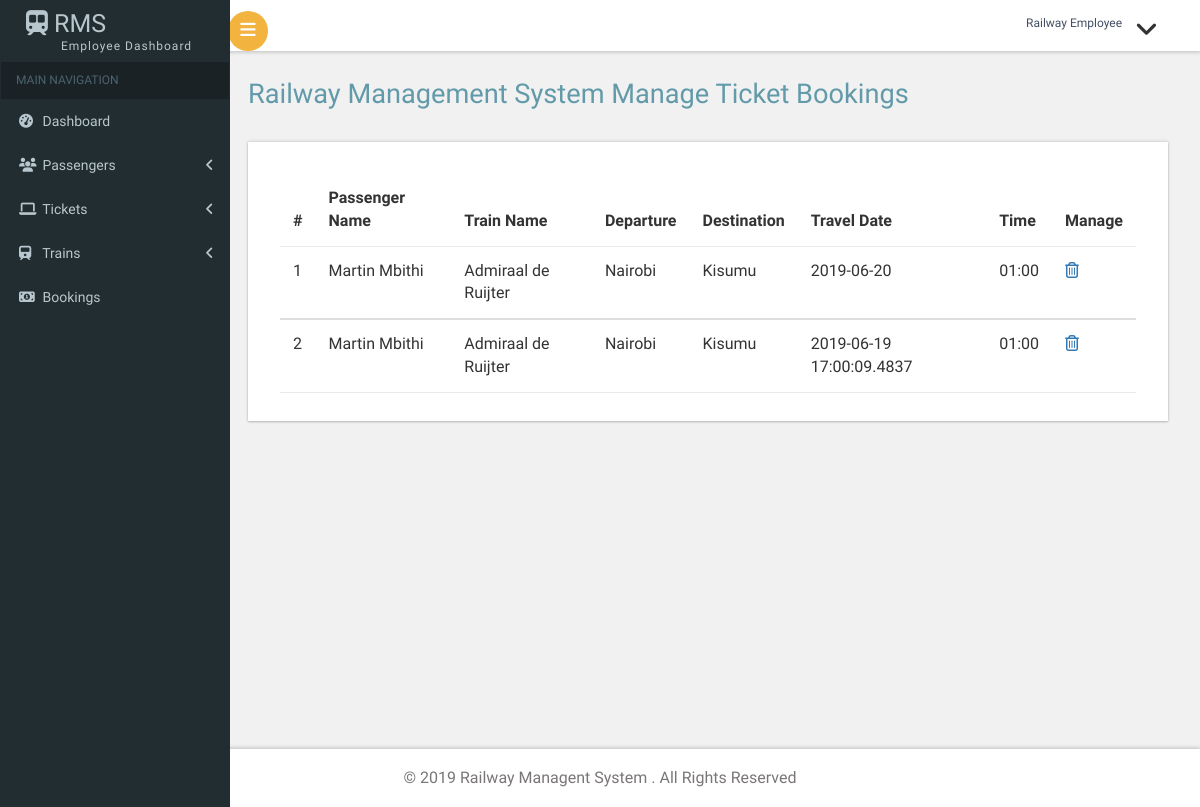
The app's page /employee/employee-manage-tickets.php with its own data.
### tables this page shows
CREATE TABLE `bookings` (
  `id` int(20) NOT NULL,
  `name` varchar(200) NOT NULL,
  `train` varchar(200) NOT NULL,
  `departure` varchar(200) NOT NULL,
  `destination` varchar(200) NOT NULL,
  `date` varchar(200) NOT NULL,
  `time` varchar(200) NOT NULL,
  `status` tinyint(1) NOT NULL
);

### employee/employee-manage-tickets.php (the view, shortened to what this page needs)
<?php
include('includes/config.php');
if(strlen($_SESSION['alogin'])==1)
	{
header('location:index.php');
}
else{
?>
<?php include("includes/header.php")?>
<body class="cbp-spmenu-push">
	<div class="main-content">
	<div class="cbp-spmenu cbp-spmenu-vertical cbp-spmenu-left" id="cbp-spmenu-s1">
		<?php include("includes/sidebar.php")?>
	</div>
		<?php include("includes/navbar.php")?>
		<div id="page-wrapper">
			<div class="main-page">
				<div class="tables">
					<h2 class="title1">Railway Management System Manage Ticket Bookings</h2>
					<div class="bs-example widget-shadow" data-example-id="contextual-table">
						<table class="table"> <thead> <tr> <th>#</th>
                         <th>Passenger Name</th>
                          <th>Train Name</th>
                          <th>Departure</th>
                          <th>Destination</th>
                          <th>Travel Date</th>
                          <th>Time</th>
                          <th>Manage</th>
                           </tr>
                            </thead>
                             <tbody>
                             <?php $sql = "SELECT * from  bookings";
$query = $dbh -> prepare($sql);
$query->execute();
$results=$query->fetchAll(PDO::FETCH_OBJ);
$cnt=1;
if($query->rowCount() > 0)
{
foreach($results as $result)
{				?>
                                            <td><?php echo htmlentities($cnt);?></td>
											<td><?php echo htmlentities($result->name);?></td>
											<td><?php echo htmlentities($result->train);?></td>
											<td><?php echo htmlentities($result->departure);?></td>
                                            <td><?php echo htmlentities($result->destination);?></td>
                                            <td><?php echo htmlentities($result->date);?></td>
                                            <td><?php echo htmlentities($result->time);?></td>
                                            <td><a href="employee-manage-tickets.php?del=<?php echo $result->id;?>" onclick="return confirm('Do You Want To Remove This Record ?');"><i class="fa fa-trash-o"></i></a></td>
                         </tbody>
                         <?php $cnt=$cnt+1; }} ?>
                         </table>
					</div>
				</div>
			</div>
		</div>
		<?php include("includes/footer.php")?>
</body>
</html>
<?}?>

### employee/css/custom.css (style rules this page uses)
#page-wrapper { padding:5em 2em 2.5em; background-color: #F1F1F1; }

### records on screen
bookings: name "Martin Mbithi", train "Admiraal de Ruijter", departure "Nairobi", destination "Kisumu", date "2019-06-20", time "01:00"
bookings: name "Martin Mbithi", train "Admiraal de Ruijter", departure "Nairobi", destination "Kisumu", date "2019-06-19 17:00:09.4837", time "01:00"
